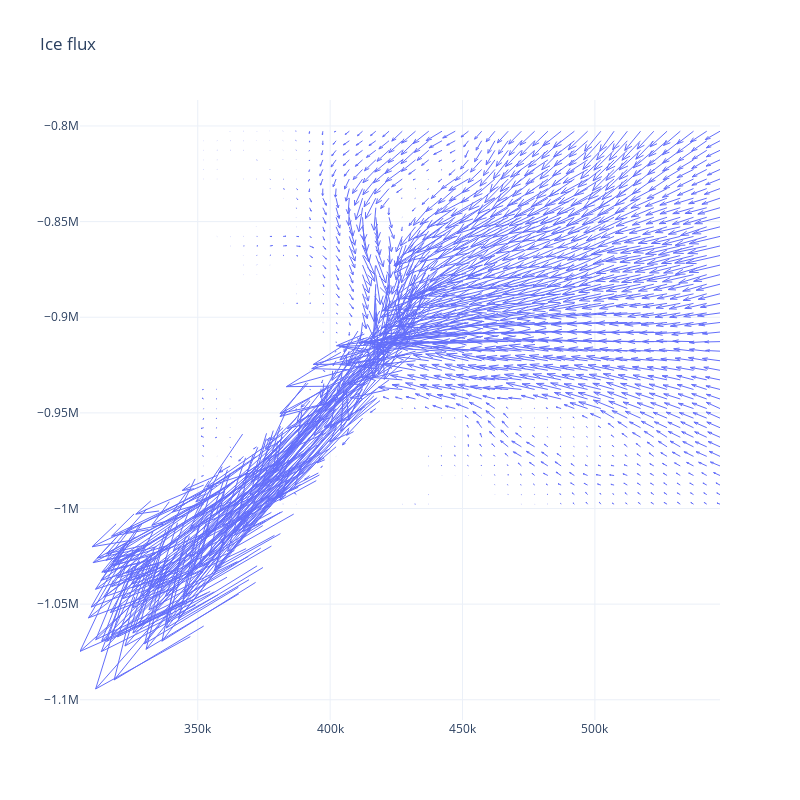

This figure's notebook cell:
### Code cell
fig = ff.create_quiver(flux_tensor_lowres[5], # x meshgrid
                       flux_tensor_lowres[6], # y meshgrid
                       flux_tensor_lowres[0], # flux x
                       flux_tensor_lowres[1], # flux y
                       # scale = 0.25, # scaler on the arrow
                       # arrow_scale = 0.4, #increases size of the pointy part of the arrow
                       name = 'quiver',
                       line_width = 1)

fig.update_layout(width = 800, height = 800)
fig.update_layout(template = "plotly_white")

fig.update_layout(title = "Ice flux")

fig.show()

### Figure 1 — Plotly figure (JSON) as saved in the notebook; plotly's stock layout.template omitted (floating-point values rounded to 4 significant figures; data arrays with more than 128 entries replaced by an {"elided": "..."} marker saying what was removed)
{"data": [{"line": {"width": 1}, "mode": "lines", "name": "quiver", "type": "scatter", "x": {"elided": "11200 float values"}, "y": {"elided": "11200 float values"}}], "layout": {"height": 800, "hovermode": "closest", "title": {"text": "Ice flux"}, "width": 800}}
